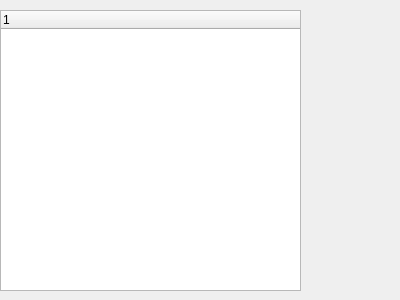
<?xml version="1.0" encoding="UTF-8"?>
<ui version="4.0">
 <class>Widget</class>
 <widget class="QWidget" name="Widget">
  <property name="geometry">
   <rect>
    <x>0</x>
    <y>0</y>
    <width>400</width>
    <height>300</height>
   </rect>
  </property>
  <property name="windowTitle">
   <string>Widget</string>
  </property>
  <widget class="QTreeWidget" name="treeWidget">
   <property name="geometry">
    <rect>
     <x>0</x>
     <y>10</y>
     <width>301</width>
     <height>281</height>
    </rect>
   </property>
   <column>
    <property name="text">
     <string notr="true">1</string>
    </property>
   </column>
  </widget>
 </widget>
 <layoutdefault spacing="6" margin="11"/>
 <resources/>
 <connections/>
</ui>
